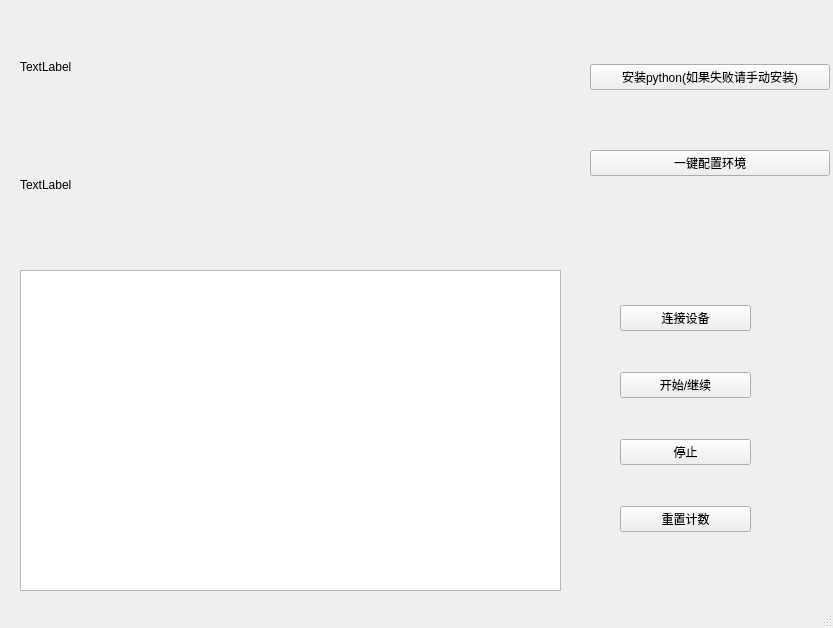
<?xml version="1.0" encoding="UTF-8"?>
<ui version="4.0">
 <class>MainWindow</class>
 <widget class="QMainWindow" name="MainWindow">
  <property name="geometry">
   <rect>
    <x>0</x>
    <y>0</y>
    <width>833</width>
    <height>628</height>
   </rect>
  </property>
  <property name="windowTitle">
   <string>MainWindow</string>
  </property>
  <widget class="QWidget" name="centralwidget">
   <widget class="QWidget" name="gridLayoutWidget">
    <property name="geometry">
     <rect>
      <x>20</x>
      <y>10</y>
      <width>541</width>
      <height>231</height>
     </rect>
    </property>
    <layout class="QGridLayout" name="gridLayout">
     <item row="1" column="0">
      <widget class="QLabel" name="label">
       <property name="text">
        <string>TextLabel</string>
       </property>
      </widget>
     </item>
     <item row="0" column="0">
      <widget class="QLabel" name="label_2">
       <property name="text">
        <string>TextLabel</string>
       </property>
      </widget>
     </item>
    </layout>
   </widget>
   <widget class="QWidget" name="gridLayoutWidget_2">
    <property name="geometry">
     <rect>
      <x>20</x>
      <y>270</y>
      <width>541</width>
      <height>321</height>
     </rect>
    </property>
    <layout class="QGridLayout" name="gridLayout_2">
     <item row="0" column="0">
      <widget class="QTextEdit" name="textEdit">
       <property name="enabled">
        <bool>true</bool>
       </property>
      </widget>
     </item>
    </layout>
   </widget>
   <widget class="QWidget" name="gridLayoutWidget_3">
    <property name="geometry">
     <rect>
      <x>620</x>
      <y>270</y>
      <width>131</width>
      <height>301</height>
     </rect>
    </property>
    <layout class="QGridLayout" name="gridLayout_3">
     <item row="4" column="0">
      <widget class="QPushButton" name="pushButton_3">
       <property name="text">
        <string>重置计数</string>
       </property>
      </widget>
     </item>
     <item row="2" column="0">
      <widget class="QPushButton" name="pushButton_2">
       <property name="text">
        <string>开始/继续</string>
       </property>
      </widget>
     </item>
     <item row="0" column="0">
      <widget class="QPushButton" name="pushButton">
       <property name="text">
        <string>连接设备</string>
       </property>
      </widget>
     </item>
     <item row="3" column="0">
      <widget class="QPushButton" name="pushButton_4">
       <property name="text">
        <string>停止</string>
       </property>
      </widget>
     </item>
    </layout>
   </widget>
   <widget class="QWidget" name="gridLayoutWidget_4">
    <property name="geometry">
     <rect>
      <x>590</x>
      <y>10</y>
      <width>240</width>
      <height>221</height>
     </rect>
    </property>
    <layout class="QGridLayout" name="gridLayout_4">
     <item row="0" column="0">
      <widget class="QPushButton" name="pushButton_5">
       <property name="text">
        <string>安装python(如果失败请手动安装)</string>
       </property>
      </widget>
     </item>
     <item row="1" column="0">
      <widget class="QPushButton" name="pushButton_6">
       <property name="text">
        <string>一键配置环境</string>
       </property>
      </widget>
     </item>
    </layout>
   </widget>
  </widget>
  <widget class="QStatusBar" name="statusbar"/>
  <action name="action">
   <property name="text">
    <string>退出</string>
   </property>
  </action>
 </widget>
 <resources/>
 <connections/>
</ui>
